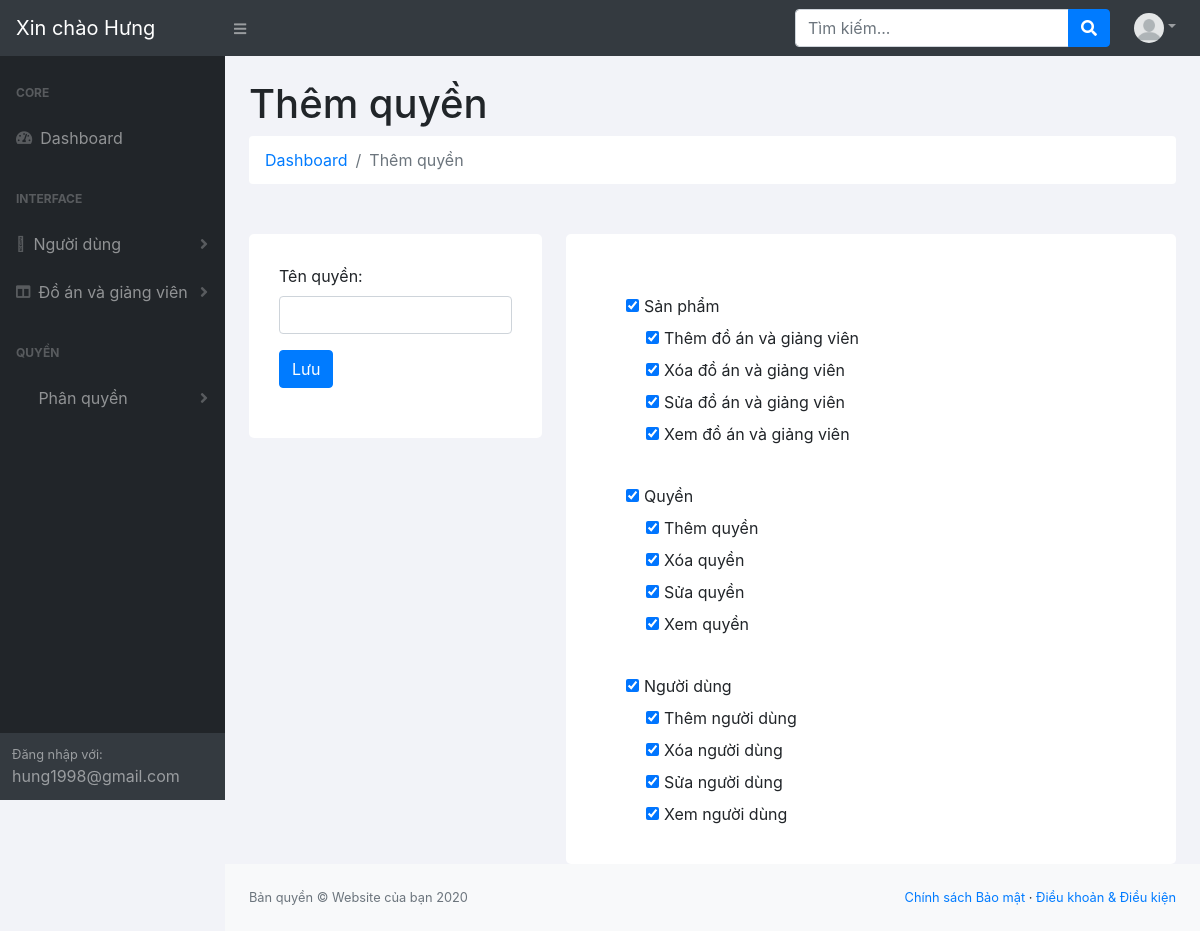
The page /resource/view/admin/roles/addRole.php (signed in) on the database its author committed.
### tables this page shows
CREATE TABLE IF NOT EXISTS `users` (
  `id` int(11) NOT NULL AUTO_INCREMENT,
  `images` varchar(255) NOT NULL,
  `firstname` varchar(255) NOT NULL,
  `lastname` varchar(255) NOT NULL,
  `email` varchar(255) NOT NULL,
  `password` varchar(255) NOT NULL,
  `created_at` datetime DEFAULT NULL,
  `is_active` tinyint(4) NOT NULL,
  `status` tinyint(4) NOT NULL,
  `role_id` int(11) NOT NULL,
  PRIMARY KEY (`id`)
);

CREATE TABLE IF NOT EXISTS `permissions` (
  `id` int(11) NOT NULL AUTO_INCREMENT,
  `code` varchar(100) NOT NULL,
  `name` varchar(255) NOT NULL,
  PRIMARY KEY (`id`)
);

### function/function.php (called while the page is built, shortened)
<?php
function checkPer($user_id, $per_code)
{
    include '../../../../database/database.php';
    $sql = "SELECT link_role_permission.*
        FROM link_role_permission
        INNER JOIN permissions ON permissions.id = link_role_permission.permission_id
        INNER JOIN roles ON roles.id = link_role_permission.role_id
        INNER JOIN users ON users.role_id = roles.id
        WHERE users.id = '$user_id' AND permissions.code = '$per_code'";
    $result = $conn->query($sql);
    if ($result->num_rows > 0) {
        return true;
    }
    return false;
}
?>

### resource/view/admin/roles/addRole.php (the view, shortened to what this page needs)
<?php
include '../../../../database/database.php';
include '../../../../function/function.php';
$sql = "SELECT * FROM `permissions` ORDER BY code ASC";
$permissions = $conn->query($sql);
?>
<!DOCTYPE html>
<html lang="en">
<head>
    <link href="../../../../public/core/assets/css/core.css" rel="stylesheet"/>
    <link href="../../../../public/admin/assets/css/styles.css" rel="stylesheet"/>
    <link href="https://cdn.datatables.net/1.10.20/css/dataTables.bootstrap4.min.css" rel="stylesheet"
/>
    <link rel="stylesheet" href="https://pro.fontawesome.com/releases/v5.10.0/css/all.css"
/>
</head>
<body class="sb-nav-fixed">
<?php
include '../partials/header.php';
?>
<div id="layoutSidenav">
    <?php
    include '../partials/layoutSideNav.php';
    ?>
    <div id="layoutSidenav_content" style="background: #f2f3f8">
        <main>
            <div class="container-fluid">
                <h1 class="mt-4">Thêm quyền</h1>
                <ol class="breadcrumb mb-4" style="background: white">
                    <li class="breadcrumb-item"><a href="../main-view/dashboard.php">Dashboard</a></li>
                    <li class="breadcrumb-item active">Thêm quyền</li>
                </ol>
                <form action="" method="POST">
                    <div class="role__content row">
                        <div class="col-md-4">
                            <div class="role__left">
                                <div class="form-group">
                                    <label for="roleNameAdd">Tên quyền:</label>
                                    <input type="text" name="roleNameAdd" class="form-control" id="roleNameAdd">
                                </div>
                                <button type="submit"
                                        class="btn btn-primary addBtn">Lưu
                                </button>
                            </div>
                        </div>
                        <div class="col-md-8">
                            <div class="role__right">
                                <?php
                                $code = '';
                                if ($permissions->num_rows > 0) {
                                    while ($row = $permissions->fetch_assoc()) {
                                        $module_name = @explode('_', $row['code'])[0];
                                        if ($module_name != $code) {
                                            $code = $module_name;
                                            if ($module_name === "post") {
                                                $module_name = "Bài viết";
                                            } elseif ($module_name === "product") {
                                                $module_name = "Sản phẩm";
                                            } elseif ($module_name === "role") {
                                                $module_name = "Quyền";
                                            } elseif ($module_name === "user") {
                                                $module_name = "Người dùng";
                                            }
                                            ?>
                                            <label class='perChecked' style="margin-top: 30px">
                                                <input
                                                        style='margin-right: 5px;'
                                                        name='inputPers'
                                                        type='checkbox' checked
                                                        value="<?php echo $row['id']; ?>"><?php echo $module_name; ?>
                                            </label>
                                            <?php
                                        }
                                        ?><label style="display: inline-block; width: 100%; margin-left: 20px">
                                        <input style="margin-right: 5px;" name="pers[]"
                                               type="checkbox" checked
                                               value="<?php echo $row['id']; ?>"><?php echo $row['name']; ?>
                                        </label>
                                        <?php
                                    }
                                }
                                ?>
                            </div>
                        </div>
                    </div>
                </form>
            </div>
        </main>
        <?php
        include '../partials/footer.php';
        ?>
    </div>
</div>
</body>
</html>

### resource/view/admin/partials/header.php (shortened to what this page needs)
<nav class="sb-topnav navbar navbar-expand navbar-dark bg-dark">
    <a class="navbar-brand" href="dashboard.php">
        <?php
        $id = $_SESSION["user"]["id"];
        $query = mysqli_query($conn, "SELECT * FROM users where id='$id'");
        $user = $query->fetch_assoc();
        echo "Xin chào " . $user['firstname'];
        ?>
    </a>
    <button class="btn btn-link btn-sm order-1 order-lg-0" id="sidebarToggle" href="#"><i class="fas fa-bars"></i>
    </button>
    <form class="d-none d-md-inline-block form-inline ml-auto mr-0 mr-md-3 my-2 my-md-0">
        <div class="input-group">
            <input class="form-control" type="text" placeholder="Tìm kiếm..." aria-label="Search"
                   aria-describedby="basic-addon2"/>
            <div class="input-group-append">
                <button class="btn btn-primary" type="button"><i class="fas fa-search"></i></button>
            </div>
        </div>
    </form>
    <ul class="navbar-nav ml-auto ml-md-0">
        <li class="nav-item dropdown">
            <a class="nav-link dropdown-toggle" id="userDropdown" href="#" role="button" data-toggle="dropdown"
               aria-haspopup="true" aria-expanded="false"><img style="border-radius: 50%" src="<?php
                if ($user['images']) {
                    echo $user['images'];
                } else {
                    echo '../../../../public/admin/assets/images/userImages/defaultImage.png';
                }
                ?>" alt="" width="30" height="30"></a>
        </li>
    </ul>
</nav>

### resource/view/admin/partials/layoutSideNav.php (shortened to what this page needs)
<div id="layoutSidenav_nav">
    <nav class="sb-sidenav accordion sb-sidenav-dark" id="sidenavAccordion">
        <div class="sb-sidenav-menu">
            <div class="nav">
                <div class="sb-sidenav-menu-heading">Core</div>
                <a class="nav-link" href="dashboard.php">
                    <div class="sb-nav-link-icon"><i class="fas fa-tachometer-alt"></i></div>
                    Dashboard
                </a>
                <div class="sb-sidenav-menu-heading">Interface</div>
                <?php
                $xem_sp = checkPer($user['id'], 'user_view');
                if ($xem_sp == true):
                    ?>
                    <a class="nav-link collapsed" href="#" data-toggle="collapse" data-target="#collapseLayouts"
                       aria-expanded="false" aria-controls="collapseLayouts">
                        <div class="sb-nav-link-icon"><i class="fal fa-user-circle"></i></div>
                        Người dùng
                        <div class="sb-sidenav-collapse-arrow"><i class="fas fa-angle-down"></i></div>
                    </a>
                <?php
                endif;
                ?>
                <?php
                $xem_sp = checkPer($user['id'], 'product_view');
                if ($xem_sp == true):
                    ?>
                    <a class="nav-link collapsed" href="#" data-toggle="collapse" data-target="#collapseLayouts2"
                       aria-expanded="false" aria-controls="collapseLayouts">
                        <div class="sb-nav-link-icon"><i class="fas fa-columns"></i></div>
                        Đồ án và giảng viên
                        <div class="sb-sidenav-collapse-arrow"><i class="fas fa-angle-down"></i></div>
                    </a>
                <?php
                endif;
                ?>
                <?php
                $xem_sp = checkPer($user['id'], 'role_view');
                if ($xem_sp == true):
                    ?>
                    <div class="sb-sidenav-menu-heading">Quyền</div>
                    <a class="nav-link collapsed" href="#" data-toggle="collapse" data-target="#collapseLayouts4"
                       aria-expanded="false" aria-controls="collapseLayouts">
                        <div class="sb-nav-link-icon"><i class="far fa-user-tie"></i></div>
                        Phân quyền
                        <div class="sb-sidenav-collapse-arrow"><i class="fas fa-angle-down"></i></div>
                    </a>
                <?php
                endif;
                ?>
            </div>
        </div>
        <div class="sb-sidenav-footer">
            <div class="small">Đăng nhập với:</div>
            <?php
            echo $user["email"];
            ?>
        </div>
    </nav>
</div>

### public/admin/assets/css/styles.css (style rules this page uses)
.addBtn { margin-bottom: 20px; }
.role__content { margin-top: 50px; }
.role__left { background: white; border-radius: 5px; padding: 30px; }
.role__right { background: white; border-radius: 5px; padding: 30px 30px 30px 60px; }

### rows shown on the page
users: firstname "Hưng", email "hung1998@gmail.com"
permissions: code "Sản phẩm", name "Thêm đồ án và giảng viên"
permissions: name "Xóa đồ án và giảng viên"
permissions: name "Sửa đồ án và giảng viên"
permissions: name "Xem đồ án và giảng viên"
permissions: code "Quyền", name "Thêm quyền"
permissions: name "Xóa quyền"
permissions: name "Sửa quyền"
permissions: name "Xem quyền"
permissions: code "Người dùng", name "Thêm người dùng"
permissions: name "Xóa người dùng"
permissions: name "Sửa người dùng"
permissions: name "Xem người dùng"
